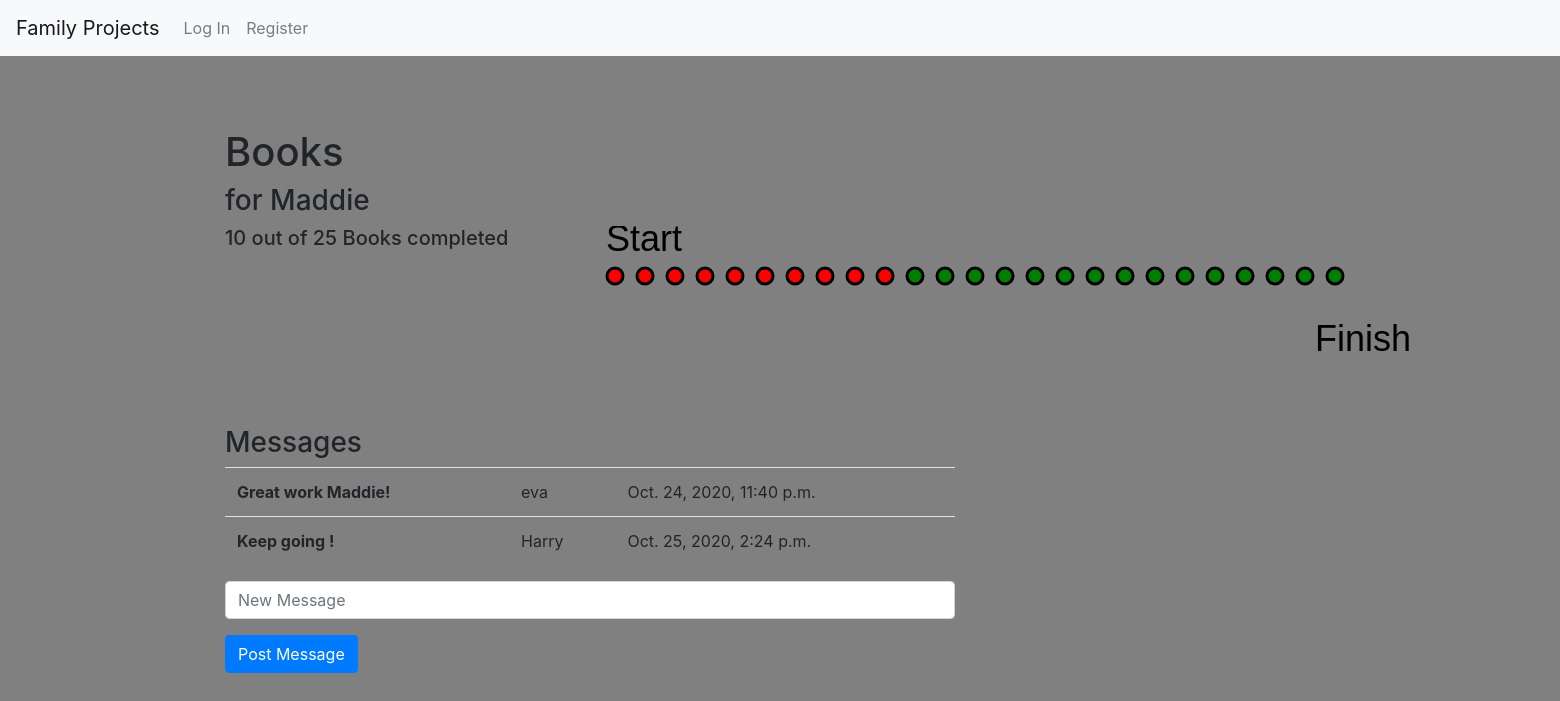
The app's page /tracker/35 with its own data.
### capstone/models.py (models this page shows)
class Project(models.Model):
    owner = models.ForeignKey(User, on_delete=models.CASCADE)
    projname = models.CharField(max_length=64)
    person = models.CharField(max_length=64)
    units = models.IntegerField()
    unitlabel = models.CharField(max_length=64)
    completed = models.IntegerField(default=0)
    theme = models.CharField(max_length=65)
    victory = models.CharField(max_length=10, default='no' )

class Messages(models.Model):
    sender = models.ForeignKey(User, on_delete=models.CASCADE)
    project = models.ForeignKey(Project, on_delete=models.CASCADE)
    message = models.CharField(max_length=140)
    time = models.DateTimeField(auto_now=True)

class User(AbstractUser):
    pass

### capstone/views.py (the view)
# urls.py: path("tracker/<int:project_id>", views.projectpage, name="projectpage"),
def projectpage(request, project_id):
    project = Project.objects.get(id=project_id)
    messages = Messages.objects.filter(project=project)
    if not messages:
        messages = "No messages"
    projname = project.projname
    person = project.person
    units = project.units
    unitlabel = project.unitlabel
    completed = project.completed
    theme = project.theme
    project_id = project.id
    owner = project.owner
    victory = project.victory
    return render(request, "capstone/tracker.html", {
        "projname": projname,
        "person": person,
        "units": units,
        "unitlabel": unitlabel,
        "completed": completed,
        "theme": theme,
        "project_id": project_id,
        "messages": messages,
        "owner": owner,
        "victory": victory
    })

### capstone/templates/capstone/tracker.html (shortened to what this page needs)
{% extends "capstone/layout.html" %}
{% load static %}
{% block header %}
  <link href="{% static 'capstone/styletracker.css' %}" rel="stylesheet">
{% endblock %}
{% block body %}
<div class="container">
  <div class="row">
    </div>
  <div class="row">
    <div class="col-4">
      <h1>{{ projname }}</h1>
        <h3>for {{ person }}</h3>
      </div>
    <div class="col-8">
        </div>
      </div>
    <div class="row">
      <div class="col-4">
      <h5 id="stats">{{ completed }} out of {{ units }} {{ unitlabel }} completed</h5>
          </div>
      <div class="col-4">
        <svg id="gameboard" height="200" width="3000" overflow="visible" xmlns="http://www.w3.org/2000/svg">
        </svg>
      </div>
    </div>
  <div class="row">
    <div class="col-8">
      <h3>Messages</h3>
          <table class="table">
          <tbody id="msgtable">
            {% if messages == "No messages" %}
              <tr>
                <td id="norow">No messages</td>
              </tr>
            {% else %}
            {% for message in messages %}
          <tr>
          <th scope="row">{{ message.message }}</th>
          <td>{{ message.sender }}</td>
          <td>{{ message.time }}</td>
          </tr>
          {% endfor %}
          {% endif %}
          </tbody>
          </table>
          <div class="input-group mb-3">
          <input type="text" class="form-control" id="msg" placeholder="New Message">
          </div>
          <div class="input-group mb-3">
          <button id="msgbutton" class="btn btn-primary">Post Message</button>
          </div>
    </div>
    </div>
</div>
{% endblock %}

### records on screen
Project: projname "Books", person "Maddie", unitlabel "Books"
Messages: message "Great work Maddie!", sender "eva", time "Oct. 24, 2020, 11:40 p.m."
Messages: message "Keep going !", sender "Harry", time "Oct. 25, 2020, 2:24 p.m."

### other values on screen
{{ completed }} "10"
{{ units }} "25"
